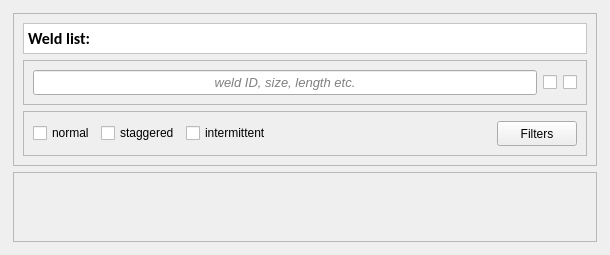
          <widget class="QWidget" name="middleSidedContent" native="true">
           <property name="sizePolicy">
            <sizepolicy hsizetype="Preferred" vsizetype="Preferred">
             <horstretch>0</horstretch>
             <verstretch>0</verstretch>
            </sizepolicy>
           </property>
           <property name="minimumSize">
            <size>
             <width>610</width>
             <height>0</height>
            </size>
           </property>
           <layout class="QVBoxLayout" name="verticalLayout_3">
            <item>
             <widget class="QFrame" name="middleContentFrame">
              <layout class="QVBoxLayout" name="middleContentLayout">
               <property name="leftMargin">
                <number>2</number>
               </property>
               <property name="topMargin">
                <number>2</number>
               </property>
               <property name="rightMargin">
                <number>2</number>
               </property>
               <property name="bottomMargin">
                <number>2</number>
               </property>
               <item>
                <widget class="QFrame" name="frame_4">
                 <property name="frameShape">
                  <enum>QFrame::StyledPanel</enum>
                 </property>
                 <property name="frameShadow">
                  <enum>QFrame::Raised</enum>
                 </property>
                 <layout class="QVBoxLayout" name="verticalLayout_14">
                  <item>
                   <widget class="QFrame" name="frame_7">
                    <property name="styleSheet">
                     <string notr="true">background-color: rgb(255, 255, 255);</string>
                    </property>
                    <property name="frameShape">
                     <enum>QFrame::StyledPanel</enum>
                    </property>
                    <property name="frameShadow">
                     <enum>QFrame::Raised</enum>
                    </property>
                    <layout class="QHBoxLayout" name="horizontalLayout_21">
                     <property name="leftMargin">
                      <number>4</number>
                     </property>
                     <property name="topMargin">
                      <number>4</number>
                     </property>
                     <property name="rightMargin">
                      <number>4</number>
                     </property>
                     <property name="bottomMargin">
                      <number>4</number>
                     </property>
                     <item>
                      <widget class="QLabel" name="label_2">
                       <property name="sizePolicy">
                        <sizepolicy hsizetype="Expanding" vsizetype="Preferred">
                         <horstretch>0</horstretch>
                         <verstretch>0</verstretch>
                        </sizepolicy>
                       </property>
                       <property name="font">
                        <font>
                         <family>Calibri</family>
                         <pointsize>12</pointsize>
                         <weight>75</weight>
                         <bold>true</bold>
                        </font>
                       </property>
                       <property name="text">
                        <string>Weld list:</string>
                       </property>
                      </widget>
                     </item>
                    </layout>
                   </widget>
                  </item>
                  <item>
                   <widget class="QFrame" name="frame_15">
                    <property name="frameShape">
                     <enum>QFrame::StyledPanel</enum>
                    </property>
                    <property name="frameShadow">
                     <enum>QFrame::Raised</enum>
                    </property>
                    <layout class="QHBoxLayout" name="horizontalLayout">
                     <item>
                      <widget class="QLineEdit" name="lineEdit">
                       <property name="minimumSize">
                        <size>
                         <width>0</width>
                         <height>25</height>
                        </size>
                       </property>
                       <property name="font">
                        <font>
                         <family>Arial</family>
                         <pointsize>10</pointsize>
                         <weight>50</weight>
                         <italic>true</italic>
                         <bold>false</bold>
                        </font>
                       </property>
                       <property name="inputMask">
                        <string/>
                       </property>
                       <property name="text">
                        <string/>
                       </property>
                       <property name="alignment">
                        <set>Qt::AlignCenter</set>
                       </property>
                       <property name="placeholderText">
                        <string notr="true">weld ID, size, length etc.</string>
                       </property>
                       <property name="clearButtonEnabled">
                        <bool>true</bool>
                       </property>
                      </widget>
                     </item>
                     <item>
                      <widget class="QCheckBox" name="checkBox_2">
                       <property name="text">
                        <string/>
                       </property>
                       <property name="icon">
                        <iconset resource="../resources.qrc">
                         <normaloff>:/Icons/Icons/weldIcon_weldBanner.png</normaloff>:/Icons/Icons/weldIcon_weldBanner.png</iconset>
                       </property>
                       <property name="iconSize">
                        <size>
                         <width>20</width>
                         <height>20</height>
                        </size>
                       </property>
                      </widget>
                     </item>
                     <item>
                      <widget class="QCheckBox" name="checkBox">
                       <property name="text">
                        <string/>
                       </property>
                       <property name="icon">
                        <iconset resource="../resources.qrc">
                         <normaloff>:/Icons/Icons/weldIcon_weldRoundedLine.png</normaloff>:/Icons/Icons/weldIcon_weldRoundedLine.png</iconset>
                       </property>
                       <property name="iconSize">
                        <size>
                         <width>20</width>
                         <height>20</height>
                        </size>
                       </property>
                      </widget>
                     </item>
                    </layout>
                   </widget>
                  </item>
                  <item>
                   <widget class="QFrame" name="frame_12">
                    <property name="frameShape">
                     <enum>QFrame::StyledPanel</enum>
                    </property>
                    <property name="frameShadow">
                     <enum>QFrame::Raised</enum>
                    </property>
                    <layout class="QHBoxLayout" name="horizontalLayout_3">
                     <item>
                      <widget class="QCheckBox" name="checkBox_3">
                       <property name="text">
                        <string>normal</string>
                       </property>
                      </widget>
                     </item>
                     <item>
                      <widget class="QCheckBox" name="checkBox_4">
                       <property name="text">
                        <string>staggered</string>
                       </property>
                      </widget>
                     </item>
                     <item>
                      <widget class="QCheckBox" name="checkBox_5">
                       <property name="text">
                        <string>intermittent</string>
                       </property>
                      </widget>
                     </item>
                     <item>
                      <spacer name="horizontalSpacer">
                       <property name="orientation">
                        <enum>Qt::Horizontal</enum>
                       </property>
                       <property name="sizeHint" stdset="0">
                        <size>
                         <width>40</width>
                         <height>20</height>
                        </size>
                       </property>
                      </spacer>
                     </item>
                     <item>
                      <widget class="QPushButton" name="pushButton">
                       <property name="minimumSize">
                        <size>
                         <width>40</width>
                         <height>25</height>
                        </size>
                       </property>
                       <property name="text">
                        <string>Filters</string>
                       </property>
                      </widget>
                     </item>
                    </layout>
                   </widget>
                  </item>
                 </layout>
                </widget>
               </item>
               <item>
                <widget class="QScrollArea" name="weldListWidget">
                 <property name="sizePolicy">
                  <sizepolicy hsizetype="Preferred" vsizetype="Expanding">
                   <horstretch>0</horstretch>
                   <verstretch>0</verstretch>
                  </sizepolicy>
                 </property>
                 <property name="widgetResizable">
                  <bool>true</bool>
                 </property>
                 <widget class="QWidget" name="weldListWidgetContent">
                  <property name="geometry">
                   <rect>
                    <x>0</x>
                    <y>0</y>
                    <width>586</width>
                    <height>691</height>
                   </rect>
                  </property>
                 </widget>
                </widget>
               </item>
              </layout>
             </widget>
            </item>
           </layout>
          </widget>
